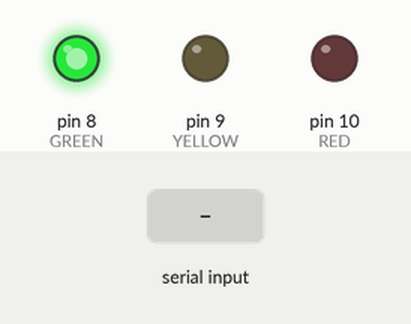
Simulated run of this sketch. Board: Arduino Uno, built with avr-gcc and run on an emulated ATmega328P. Shown: output pins drawn as LEDs (lit = HIGH). Inputs (shaded band) come from the test bench.

Above: at 1.2 s.
1.3 s: "Y" received over Serial
At 1.7 s:
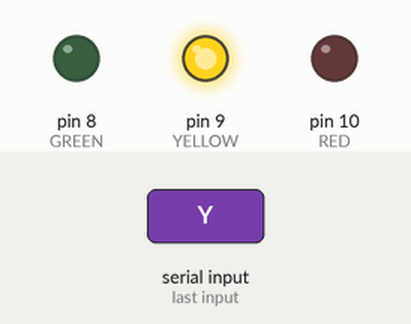
2.8 s: "R" received over Serial
At 4.0 s:
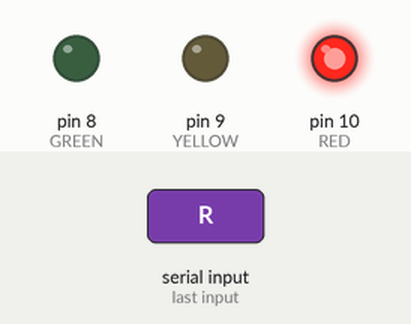
4.3 s: "G" received over Serial
At 5.2 s:
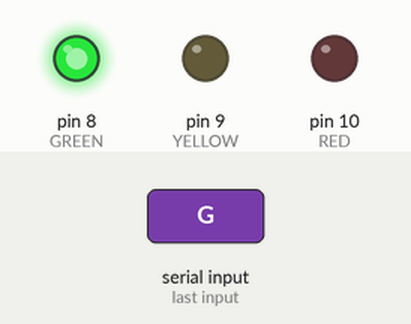
Timing chart, 0 to 7.3 s (numbered marks = the images above; inputs shaded):
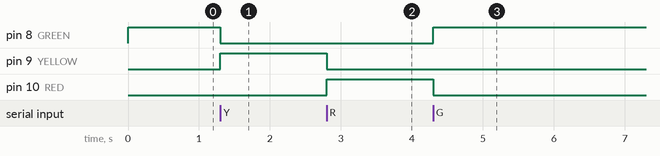

Measured:
- after the input at 1.3 s, pin 8 (GREEN): HIGH → LOW at once; pin 9 (YELLOW): LOW → HIGH at once
- after the input at 2.8 s, pin 9 (YELLOW): HIGH → LOW at once; pin 10 (RED): LOW → HIGH at once
- after the input at 4.3 s, pin 8 (GREEN): LOW → HIGH at once; pin 10 (RED): HIGH → LOW at once

The sketch:

led_control.ino
```cpp
// HUMIX LED Alert System
// Green  → Pin 8  (Normal)
// Yellow → Pin 9  (Warning: 75% threshold)
// Red    → Pin 10 (Alert: threshold exceeded)

const int GREEN  = 8;
const int YELLOW = 9;
const int RED    = 10;

void setup() {
  Serial.begin(9600);
  pinMode(GREEN,  OUTPUT);
  pinMode(YELLOW, OUTPUT);
  pinMode(RED,    OUTPUT);
  setLED('G'); // Start with green
}

void setLED(char cmd) {
  if (cmd == 'G') {
    digitalWrite(GREEN,  HIGH);
    digitalWrite(YELLOW, LOW);
    digitalWrite(RED,    LOW);
  } else if (cmd == 'Y') {
    digitalWrite(GREEN,  LOW);
    digitalWrite(YELLOW, HIGH);
    digitalWrite(RED,    LOW);
  } else if (cmd == 'R') {
    digitalWrite(GREEN,  LOW);
    digitalWrite(YELLOW, LOW);
    digitalWrite(RED,    HIGH);
  }
}

void loop() {
  if (Serial.available() > 0) {
    char cmd = Serial.read();
    if (cmd == 'G' || cmd == 'Y' || cmd == 'R') {
      setLED(cmd);
    }
  }
}
```
